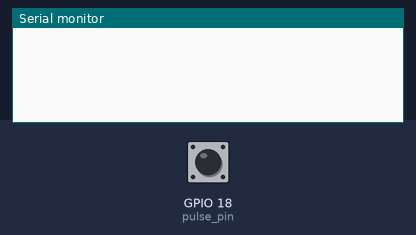
A sketch run on a simulated ESP32. Parts: the last lines printed to the serial monitor. The test bench sets the inputs (shaded band); at power-on: GPIO 18 (pulse_pin) LOW.

Above: at 1.2 s.
1.3 s: GPIO 18 (pulse_pin) pulled HIGH for 0.15 s
At 2.5 s:
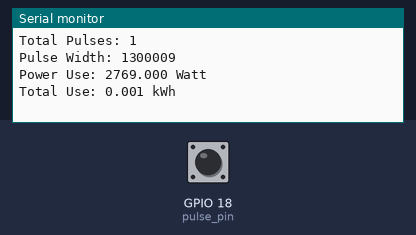
2.9 s: GPIO 18 (pulse_pin) pulled HIGH for 1 s
At 4.0 s:
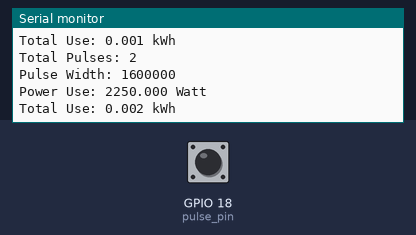
5.4 s: GPIO 18 (pulse_pin) pulled HIGH for 0.15 s
At 5.9 s:
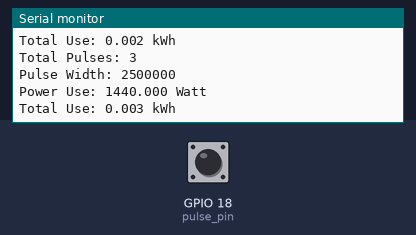

The sketch:

pulse_meter.ino
```cpp
/*
  Pulse Meter

  Some Meters has a LED that pulses in relation to your power consumption.
  These LEDs usually have a pulse rate of a 1.000 pulses for every kWh consumed.

  This sketch tries to measure the pulses and report power consumption

  Created in the spring of 2023
  by Jens Hansen

*/

const uint8_t pulse_pin = 18;            // gpio pin the photodiode D0 pin is attached to
const float pulse_rate = 1000;           // pulse rate you wish to simulate
const uint64_t pulse_filter = 10000;     // a debounce or filter interval
const uint8_t count_method = RISING;     // method to use when counting pin changes

uint64_t pulse_micros = 0;               // microseconds of newest pulse
uint64_t pulse_width = 0;                // microseconds since last pulse
uint64_t last_update = 0;                // microseconds of last pulse
uint64_t total_pulses = 0;               // count total pulses
uint64_t last_count = 0;                 // last count of totals - used to check if we need to take action in loop()

// NOTE: This really needs some kind of a timeout function -- if we havent received a pulse within a certain time window (say 5 minutes), we assume 0 W

void ARDUINO_ISR_ATTR isr() {
  pulse_micros = micros();                   // get current micros
  pulse_width = pulse_micros - last_update;  // calculate pulse width
  // implement filter (debounce) function
  if ( (pulse_width) > pulse_filter) {
    last_update = pulse_micros;
    total_pulses++;
  }
}

void setup() {
  Serial.begin(9600);
  pinMode(pulse_pin, INPUT_PULLDOWN);
  attachInterrupt(pulse_pin, isr, count_method);
}

void loop() {
  if ((total_pulses - last_count) > 0) {
    last_count = total_pulses;
    Serial.printf("Total Pulses: %d\n", total_pulses);
    Serial.printf("Pulse Width: %d\n", pulse_width);
    Serial.printf("Power Use: %.3f Watt\n", floor(3600000000 / pulse_width));
    Serial.printf("Total Use: %.3f kWh\n\n", total_pulses * (1 / pulse_rate));
  }
}
```

Measured:
- after the input at 1.3 s, the serial monitor: prints a new line at once (image 1)
- after the input at 2.9 s, the serial monitor: prints a new line at once (image 2)
- after the input at 5.4 s, the serial monitor: prints a new line at once (image 3)
